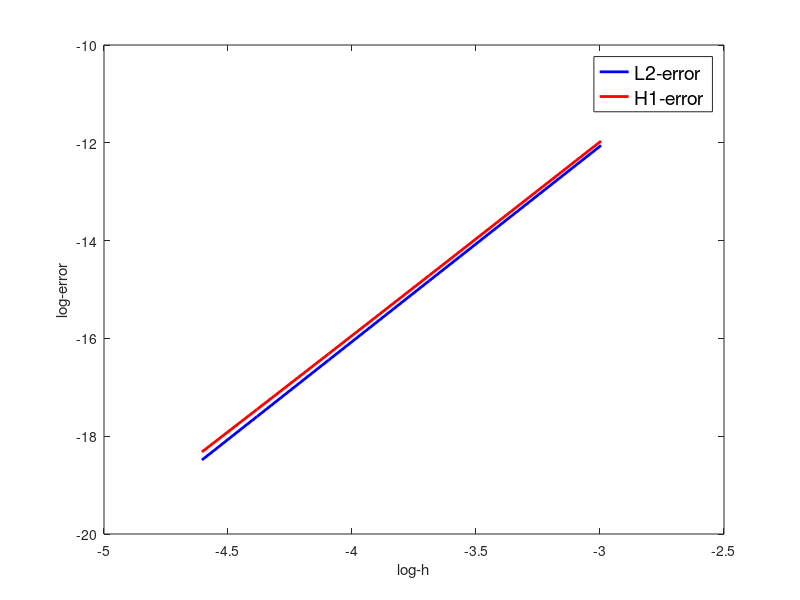

The MATLAB source for this figure:
% plot the error
figure;
log_h = [1/20,1/40,1/60,1/80,1/100];
log_h = log(log_h);


% =========================================================================
% deg=1
% log_L2_error = [0.0104234485235174,0.00260747368224121,0.00115900927180217,...
%     0.000651968693441865,0.000417267656262819];
% log_L2_error = log(log_L2_error);
% log_H1_error = [0.0889671276063226,0.0444927896097855,0.0296630678134176,...
%     0.0222476220548446,0.0177982171707395];
% log_H1_error = log(log_H1_error);
% =========================================================================

% =========================================================================
% deg=2
% log_L2_error = [0.000190196507438366,2.38339726771172e-05,7.06518080153333e-06,...
%     2.98110527302875e-06,1.52644020079334e-06];
% log_L2_error = log(log_L2_error);
% log_H1_error = [0.00357733764700319,0.000894617027925906,0.000397630431527223,...
%     0.000223671602854791,0.000143151152674810];
% log_H1_error = log(log_H1_error);
% =========================================================================


% =========================================================================
% deg=3
log_L2_error = [5.82724216539033e-06,3.65264115798362e-07,7.21950816765834e-08,...
    2.28483960131252e-08,9.35983108202773e-09];
log_L2_error = log(log_L2_error);
log_H1_error = [6.36903420425338e-06,4.07220481611997e-07,8.20684240979768e-08,...
    2.64635450144018e-08,1.10377773648279e-08];
log_H1_error = log(log_H1_error);
% =========================================================================


plot(log_h, log_L2_error,'b-', 'LineWidth', 2);
hold on;
plot(log_h, log_H1_error,'r-', 'LineWidth', 2);
xlabel("log-h");
ylabel("log-error");
legend('L2-error', 'H1-error','Location', 'Best', 'FontSize', 14, 'Box', 'on');

% rate of error
L2_rate_error = zeros(length(log_h)-1,1);
H1_rate_error = zeros(length(log_h)-1,1);
for ii = 1:length(log_h)-1
    L2_rate_error(ii) = (log_L2_error(ii+1) - log_L2_error(ii))/(log_h(ii+1)-log_h(ii));
    H1_rate_error(ii) = (log_H1_error(ii+1) - log_H1_error(ii))/(log_h(ii+1)-log_h(ii));
end